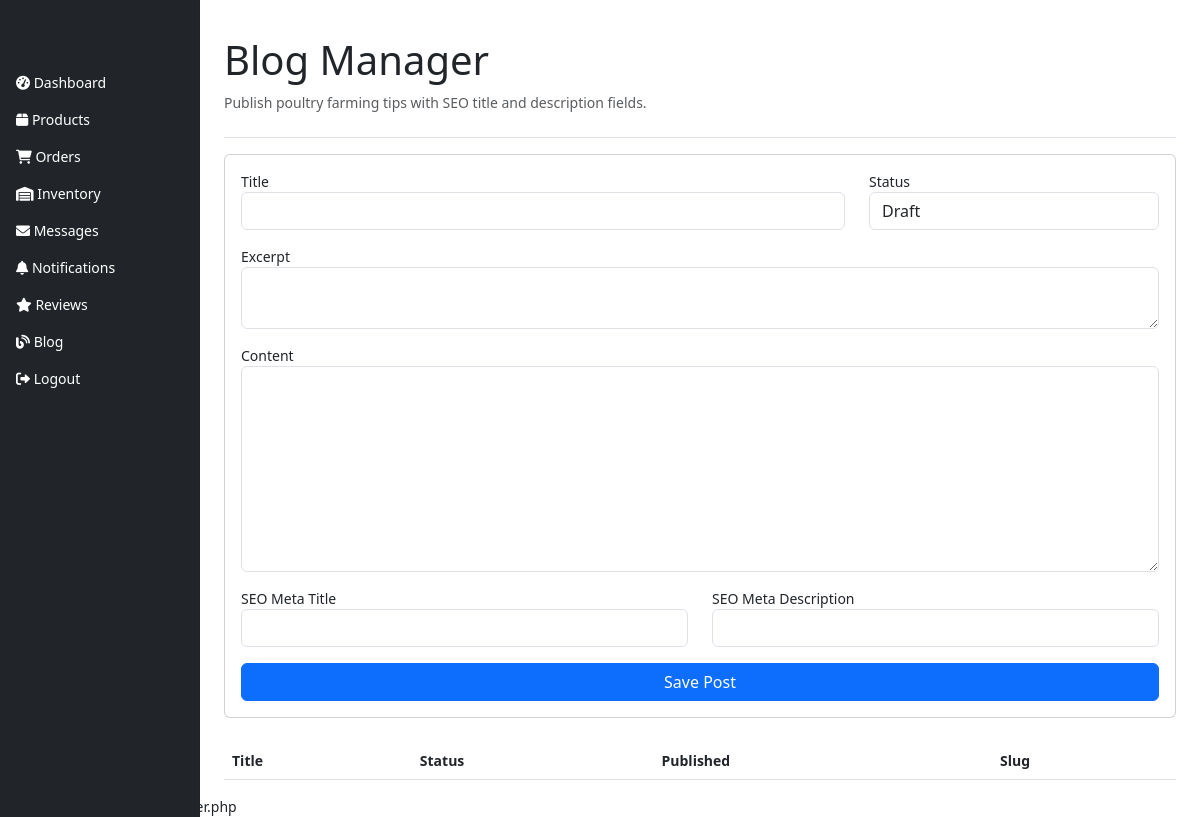
Page /admin/blog.php (signed in) on the earlier database version.
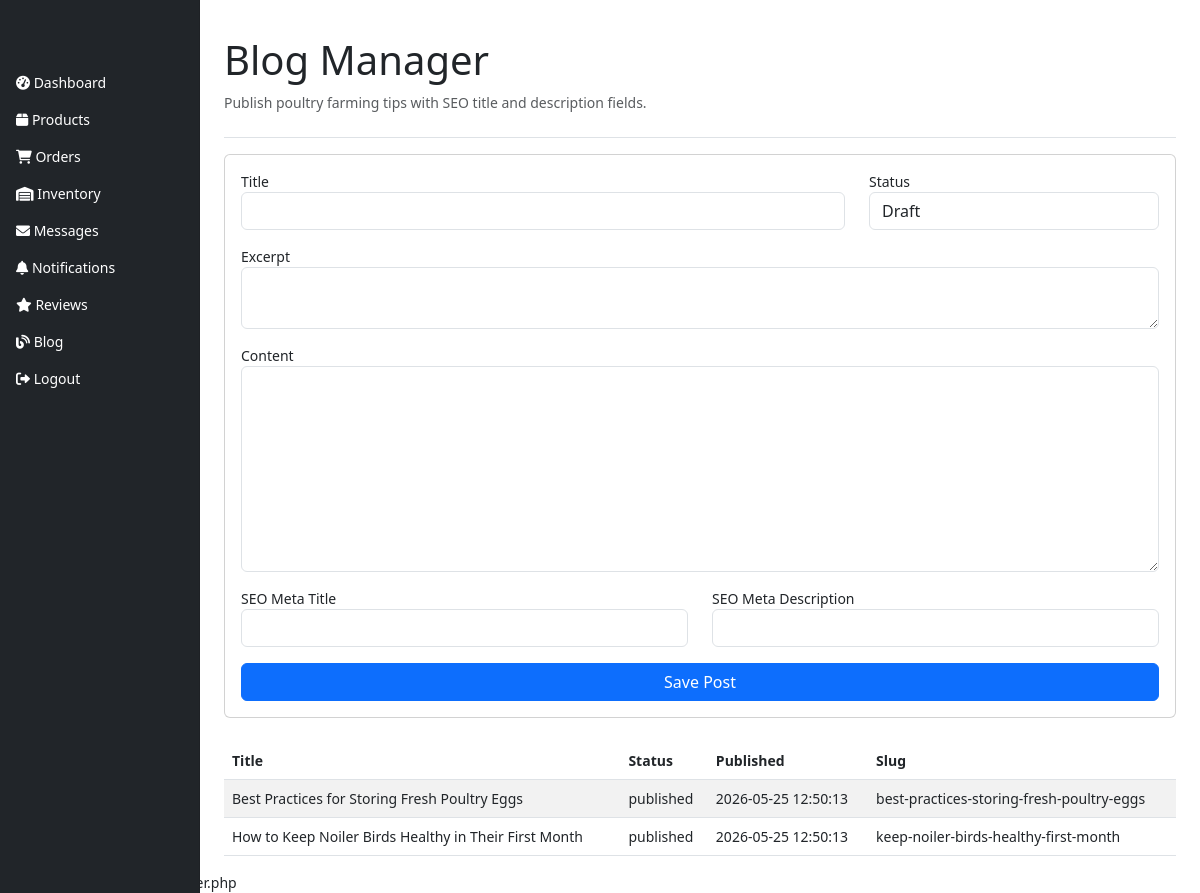
Same page on the later database version.
### tables this page shows
CREATE TABLE IF NOT EXISTS `blog_posts` (
  `id` int(11) NOT NULL AUTO_INCREMENT,
  `title` varchar(200) NOT NULL,
  `slug` varchar(220) NOT NULL,
  `excerpt` text DEFAULT NULL,
  `content` longtext NOT NULL,
  `meta_title` varchar(200) DEFAULT NULL,
  `meta_description` varchar(255) DEFAULT NULL,
  `status` enum('draft','published') DEFAULT 'draft',
  `published_at` datetime DEFAULT NULL,
  `created_at` timestamp NOT NULL DEFAULT current_timestamp(),
  `updated_at` timestamp NOT NULL DEFAULT current_timestamp() ON UPDATE current_timestamp(),
  PRIMARY KEY (`id`),
  UNIQUE KEY `slug` (`slug`)
);

### admin/blog.php (the view, shortened to what this page needs)
<?php
require_once '../config/db.php';
$posts = $pdo->query('SELECT * FROM blog_posts ORDER BY id DESC')->fetchAll();
include 'includes/admin_header.php';
?>
<div class="container-fluid"><div class="row"><?php include 'includes/admin_sidebar.php'; ?>
<main class="col-md-9 ms-sm-auto col-lg-10 px-md-4">
    <div class="pt-3 pb-2 mb-3 border-bottom"><h1>Blog Manager</h1><p class="text-muted">Publish poultry farming tips with SEO title and description fields.</p></div>
    <form method="POST" class="card card-body mb-4">
        <div class="row"><div class="col-md-8 mb-3"><label>Title</label><input name="title" class="form-control" required></div><div class="col-md-4 mb-3"><label>Status</label><select name="status" class="form-control"><option value="draft">Draft</option><option value="published">Published</option></select></div></div>
        <div class="mb-3"><label>Excerpt</label><textarea name="excerpt" class="form-control" rows="2"></textarea></div>
        <div class="mb-3"><label>Content</label><textarea name="content" class="form-control" rows="8" required></textarea></div>
        <div class="row"><div class="col-md-6 mb-3"><label>SEO Meta Title</label><input name="meta_title" class="form-control"></div><div class="col-md-6 mb-3"><label>SEO Meta Description</label><input name="meta_description" class="form-control"></div></div>
        <button class="btn btn-primary">Save Post</button>
    </form>
    <table class="table table-striped"><thead><tr><th>Title</th><th>Status</th><th>Published</th><th>Slug</th></tr></thead><tbody><?php foreach($posts as $post): ?><tr><td><?php echo $post['title']; ?></td><td><?php echo $post['status']; ?></td><td><?php echo $post['published_at']; ?></td><td><?php echo $post['slug']; ?></td></tr><?php endforeach; ?></tbody></table>
</main></div></div>
<?php include 'includes/admin_footer.php'; ?>

Differences in the rows shown:
added blog_posts: title "Best Practices for Storing Fresh Poultry Eggs", status "published", published_at "2026-05-25 12:50:13", slug "best-practices-storing-fresh-poultry-eggs"
added blog_posts: title "How to Keep Noiler Birds Healthy in Their First Month", status "published", published_at "2026-05-25 12:50:13", slug "keep-noiler-birds-healthy-first-month"
